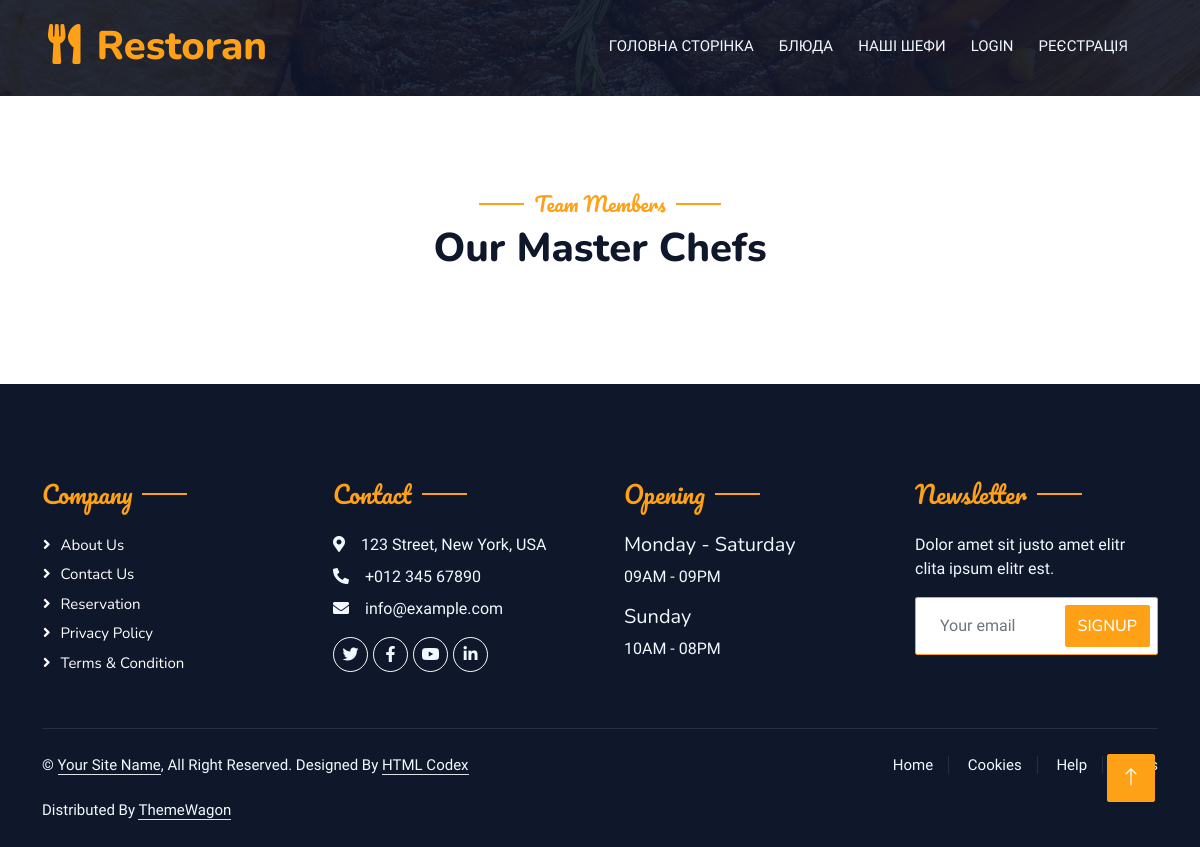
Before: /shefs/ with the older database file.
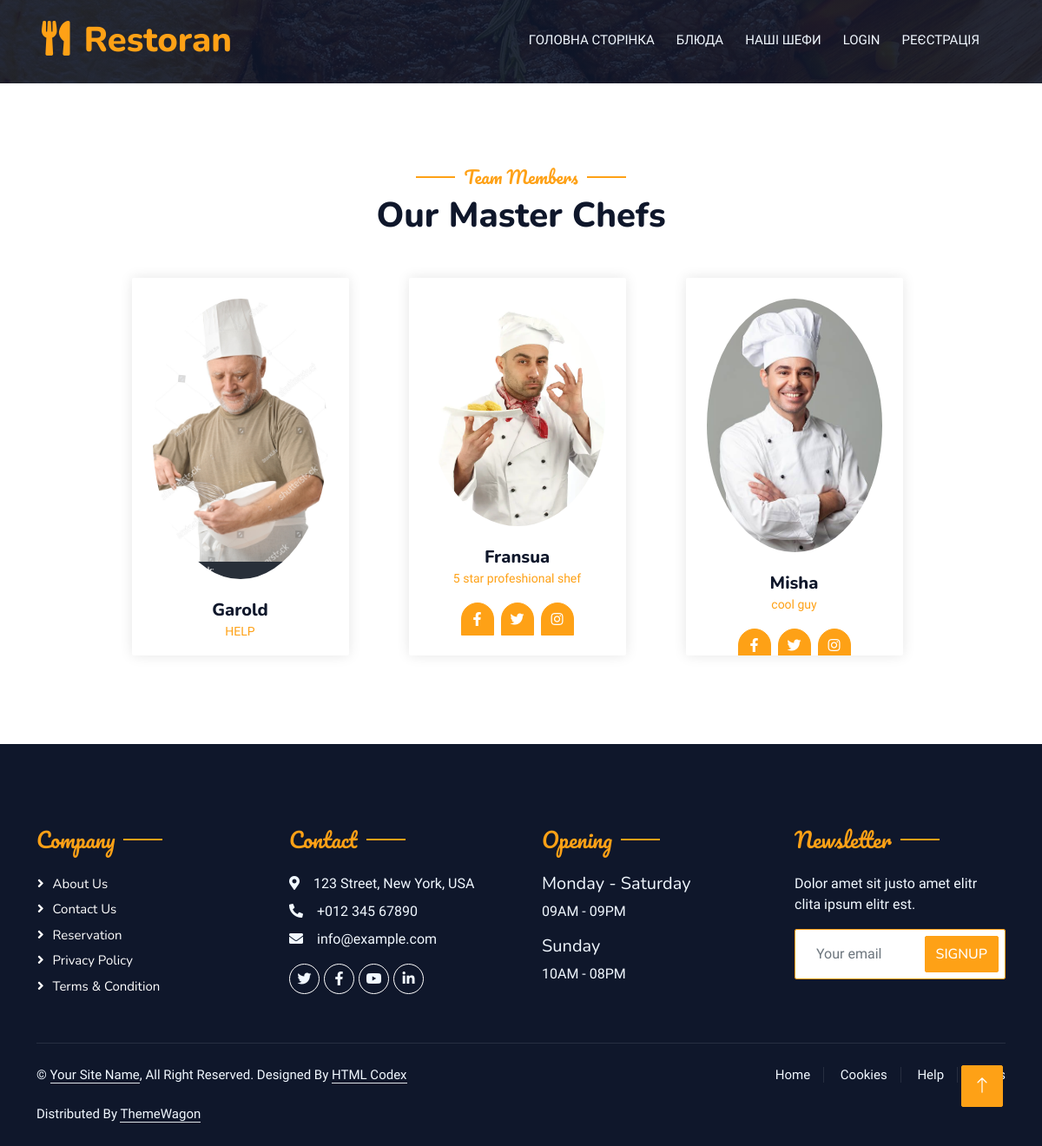
After: the same page with the newer database file.
### shefs/models.py (models this page shows)
class Chef(models.Model):
    name = models.CharField(max_length=100)
    description = models.TextField(null=True, blank=True)
    image = models.ImageField(upload_to='chef_images/', null=True, blank=True)

### shefs/views.py (the view)
# urls.py: path('shefs/', shefs_views.shefs, name='shefs'),
def shefs(request):
    сhefs = Chef.objects.all()
    return render(request, 'shefs.html', {'chefs' : сhefs})

### templates/shefs.html (shortened to what the changed rows need)
 {% load static %}
<!DOCTYPE html>
<html lang="en">
<head>
    <link href="https://cdnjs.cloudflare.com/ajax/libs/font-awesome/5.10.0/css/all.min.css" rel="stylesheet">
    <link href="https://cdn.jsdelivr.net/npm/bootstrap-icons@1.4.1/font/bootstrap-icons.css" rel="stylesheet">
    <link href= '{% static "lib/animate/animate.min.css" %}' rel="stylesheet">
    <link href= '{% static "lib/owlcarousel/assets/owl.carousel.min.css" %}' rel="stylesheet">
    <link href= '{% static "lib/tempusdominus/css/tempusdominus-bootstrap-4.min.css" %}' rel="stylesheet" />
    <link href= '{% static "css/bootstrap.min.css" %}' rel="stylesheet">
    <link href= '{% static "css/style.css" %}' rel="stylesheet">
</head>
<body>
    <div class="container-xxl bg-white p-0">
        {% include "header.html" %}
        <div class="container-xxl pt-5 pb-3">
            <div class="container">
                <div class="text-center wow fadeInUp" data-wow-delay="0.1s">
                    <h1 class="mb-5">Our Master Chefs</h1>
                </div>
                <div class="d-flex flex-wrap justify-content-center">
                    {% for chef in chefs %}
                    <a href="{% url 'shef_detail' shef_id=chef.id%}">
                        <div class="col-lg-3 col-md-6 wow fadeInUp" data-wow-delay="0.1s">
                            <div class="team-item text-center rounded overflow-hidden">
                                <div class="rounded-circle overflow-hidden m-4">
                                    <img class="img-fluid" src= "{{chef.image.url}}" alt="">
                                </div>
                                <h5 class="mb-0">{{chef.name}}</h5>
                                <small>{{chef.description}}</small>
                                <div class="d-flex justify-content-center mt-3">
                                    <a class="btn btn-square btn-primary mx-1" href=""><i class="fab fa-facebook-f"></i></a>
                                    <a class="btn btn-square btn-primary mx-1" href=""><i class="fab fa-twitter"></i></a>
                                    <a class="btn btn-square btn-primary mx-1" href=""><i class="fab fa-instagram"></i></a>
                                </div>
                            </div>
                        </div>
                    </a>
                    {% endfor %}
                </div>
            </div>
        </div>
    </div>
</body>
</html>

Changed rows visible on the page:
added Chef: image (picture), name "Garold", description "HELP"
added Chef: image (picture), name "Fransua", description "5 star profeshional shef"
added Chef: image (picture), name "Misha", description "cool guy"
